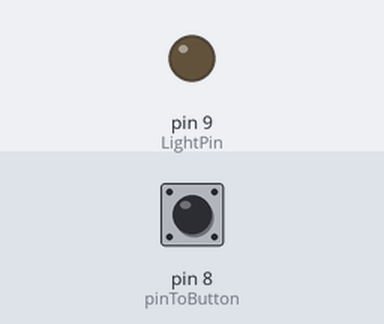
This sketch was run on a simulated Arduino Leonardo, built with avr-gcc and run on an emulated ATmega32U4. Shown: output pins drawn as LEDs (lit = HIGH). The test bench sets the inputs (shaded band); at power-on: pin 8 (pinToButton) HIGH. USB keyboard and mouse output is not drawn.

Above: at 1.2 s.
1.3 s: pin 8 (pinToButton) pulled LOW for 0.15 s
At 2.5 s:
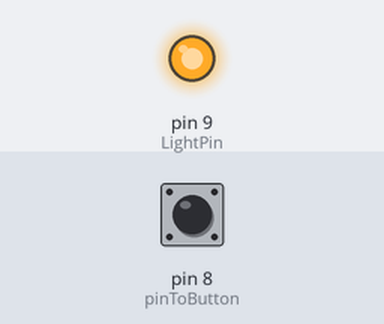
2.9 s: pin 8 (pinToButton) pulled LOW for 1 s
At 4.0 s:
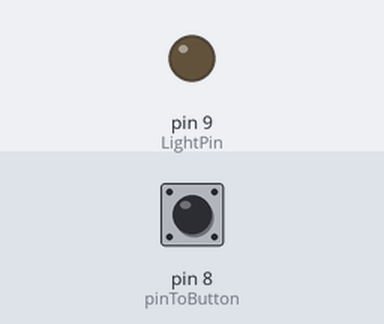
5.4 s: pin 8 (pinToButton) pulled LOW for 3.2 s
At 6.0 s:
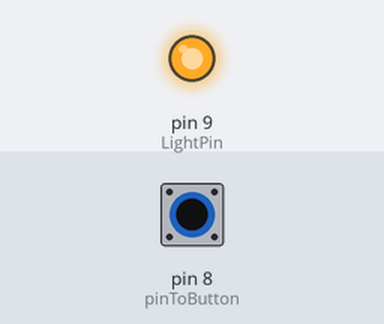
Timing chart, 0 to 8.4 s (numbered marks = the images above; inputs shaded):
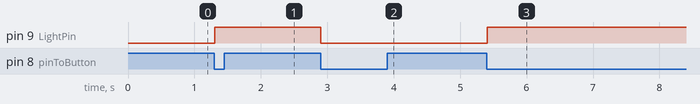

Measured:
- after the input at 1.3 s, pin 9 (LightPin): LOW → HIGH at once
- after the input at 2.9 s, pin 9 (LightPin): HIGH → LOW at once
- after the input at 5.4 s, pin 9 (LightPin): LOW → HIGH at once

The sketch:

Arduino_Joystick_Button.ino
```cpp
//https://forum.arduino.cc/t/joystick-library-multiple-button-presses/1083677/5
// https://forum.arduino.cc/t/joystick_-does-not-name-a-type-did-you-mean-joystick/658008
// >> https://github.com/MHeironimus/ArduinoJoystickLibrary


#include <Joystick.h>

// Create the Joystick
Joystick_ Joystick;

// Constant that maps the physical pin to the joystick button.
const int pinToButton = 8;
const int LightPin = 9;
bool LED1 = false;

void setup() {
  // Initialize Button Pins
  pinMode(pinToButton, INPUT_PULLUP);
  pinMode(LightPin, OUTPUT);
  Serial.begin(9600);

  // Initialize Joystick Library
  Joystick.begin();
}

// Last state of the button
int lastButtonState = 0;

void loop() {

  // Read pin values
  int currentButtonState = !digitalRead(pinToButton);

  if (currentButtonState != lastButtonState) {
    Joystick.setButton(0, currentButtonState);
    lastButtonState = currentButtonState;
    // Serial.print(currentButtonState);
    if (currentButtonState == 1) {
      LED1 = !LED1;
    }
  }

  digitalWrite(LightPin, LED1);  // true = LED On

  delay(10);
}
```
